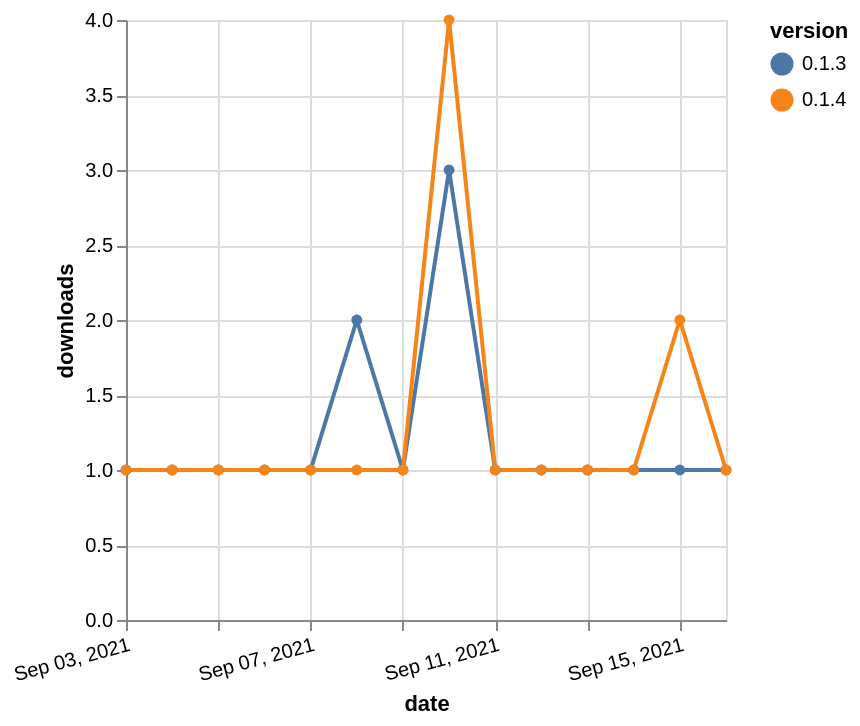

Express this chart as Vega-Lite.
### Vega-Lite specification from a JSON file in a GitHub repository (floating-point values rounded to 4 significant figures)
{"$schema": "https://vega.github.io/schema/vega-lite/v5.json", "description": "A simple bar chart with embedded data.", "data": {"values": [{"date": "2021-09-03", "total": 271, "delta": 1, "version": "0.1.3"}, {"date": "2021-09-04", "total": 272, "delta": 1, "version": "0.1.3"}, {"date": "2021-09-05", "total": 273, "delta": 1, "version": "0.1.3"}, {"date": "2021-09-06", "total": 274, "delta": 1, "version": "0.1.3"}, {"date": "2021-09-07", "total": 275, "delta": 1, "version": "0.1.3"}, {"date": "2021-09-08", "total": 277, "delta": 2, "version": "0.1.3"}, {"date": "2021-09-09", "total": 278, "delta": 1, "version": "0.1.3"}, {"date": "2021-09-10", "total": 281, "delta": 3, "version": "0.1.3"}, {"date": "2021-09-11", "total": 282, "delta": 1, "version": "0.1.3"}, {"date": "2021-09-12", "total": 283, "delta": 1, "version": "0.1.3"}, {"date": "2021-09-13", "total": 284, "delta": 1, "version": "0.1.3"}, {"date": "2021-09-14", "total": 285, "delta": 1, "version": "0.1.3"}, {"date": "2021-09-15", "total": 286, "delta": 1, "version": "0.1.3"}, {"date": "2021-09-16", "total": 287, "delta": 1, "version": "0.1.3"}, {"date": "2021-09-03", "total": 195, "delta": 1, "version": "0.1.4"}, {"date": "2021-09-04", "total": 196, "delta": 1, "version": "0.1.4"}, {"date": "2021-09-05", "total": 197, "delta": 1, "version": "0.1.4"}, {"date": "2021-09-06", "total": 198, "delta": 1, "version": "0.1.4"}, {"date": "2021-09-07", "total": 199, "delta": 1, "version": "0.1.4"}, {"date": "2021-09-08", "total": 200, "delta": 1, "version": "0.1.4"}, {"date": "2021-09-09", "total": 201, "delta": 1, "version": "0.1.4"}, {"date": "2021-09-10", "total": 205, "delta": 4, "version": "0.1.4"}, {"date": "2021-09-11", "total": 206, "delta": 1, "version": "0.1.4"}, {"date": "2021-09-12", "total": 207, "delta": 1, "version": "0.1.4"}, {"date": "2021-09-13", "total": 208, "delta": 1, "version": "0.1.4"}, {"date": "2021-09-14", "total": 209, "delta": 1, "version": "0.1.4"}, {"date": "2021-09-15", "total": 211, "delta": 2, "version": "0.1.4"}, {"date": "2021-09-16", "total": 212, "delta": 1, "version": "0.1.4"}]}, "width": "container", "mark": {"type": "line", "point": {"filled": true}}, "encoding": {"x": {"field": "date", "type": "temporal", "timeUnit": "yearmonthdate", "title": "date", "axis": {"labelAngle": -15}}, "y": {"field": "delta", "type": "quantitative", "title": "downloads"}, "color": {"field": "version", "type": "nominal"}, "tooltip": {"field": "delta"}}}
